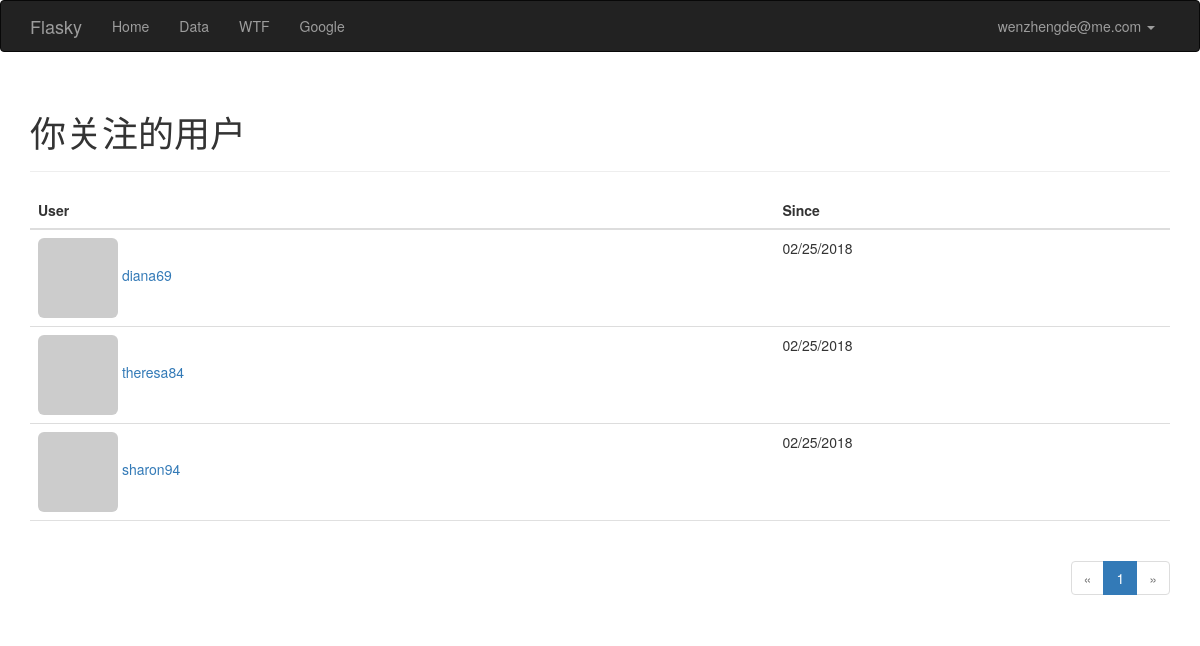
The page /followed-by/bbb (signed in) on the database its author committed.
### app/models.py (models this page shows, shortened)
class User(UserMixin,db.Model):
    __tablename__ = 'users'
    id = db.Column(db.Integer, primary_key=True)
    email = db.Column(db.String(64),unique=True,index=True)
    username = db.Column(db.String(64), unique=True, index=True)
    password_hash = db.Column(db.String(128))
    role_id = db.Column(db.Integer, db.ForeignKey('roles.id'))
    confirmed = db.Column(db.Boolean,default=False)
    name = db.Column(db.String(64))
    location = db.Column(db.String(64))
    about_me = db.Column(db.Text())
    member_since = db.Column(db.DateTime(),default=datetime.utcnow)
    last_seen = db.Column(db.DateTime(),default=datetime.utcnow)
    avatar_hash = db.Column(db.String(32))
    posts = db.relationship('Post',backref='author',lazy='dynamic')
    test1 = db.Column(db.String(32))
    followed = db.relationship('Follow',
                               foreign_keys=[Follow.follower_id],
                               backref=db.backref('follower',lazy='joined'),
                               lazy='dynamic',
                               cascade = 'all,delete-orphan')
    followers = db.relationship('Follow',
                               foreign_keys=[Follow.followed_id],
                               backref=db.backref('followed',lazy='joined'),
                               lazy='dynamic',
                               cascade='all,delete-orphan')
    def ping(self):
        self.last_seen = datetime.utcnow()
        db.session.add(self)
    @property
    def password(self):
        raise AttributeError('password is not a readable attribute')
    def gravatar(self,size=100,default='identicon',rating='g'):
        if request.is_secure:
            url = 'https://secure.gravatar.com/avatar'
        else:
            url = 'http://www.gravatar.com/avatar'
        hash = self.avatar_hash
        return '{url}/{hash}?s={size}&d={default}&r={rating}'.format(url=url,hash=hash,size=size,default=default,rating=rating)

class Follow(db.Model):
    __tablename__ = 'follows'
    follower_id = db.Column(db.Integer,db.ForeignKey('users.id'),
                            primary_key=True)
    followed_id = db.Column(db.Integer,db.ForeignKey('users.id'),
                            primary_key=True)
    timestamp = db.Column(db.DateTime,default=datetime.utcnow)

### app/main/views.py (the view)
@main.route('/followed-by/<username>')
def followed_by(username):
    user = User.query.filter_by(username=username).first()
    if user is None:
        flash('用户信息有误，返回主页')
        return redirect(url_for('.index'))
    page = request.args.get('page',1,type=int)
    pagination = user.followed.paginate(
        page,per_page=current_app.config['FLASKY_FOLLOWERS_PER_PAGE'],
        error_out=False
    )
    follows = [{'user': item.followed,'timestamp':item.timestamp}
               for item in pagination.items]
    return render_template('followers.html',user=user,title="你关注的用户",
                           endpoint='.followed_by',pagination=pagination,follows=follows)

### app/auth/views.py (called while the page is built)
@auth.before_app_request
def before_request():
    if current_user.is_authenticated:
        current_user.ping()
        if not current_user.confirmed and request.endpoint[:5] !='auth.':
            return  redirect(url_for('auth.unconfirmed'))

### app/main/__init__.py (called while the page is built)
@main.app_context_processor
def inject_permissions():
    return dict(Permission=Permission)

### app/models.py (called while the page is built)
@login_manager.user_loader
def load_user(user_id):
    return User.query.get(int(user_id))

### app/templates/followers.html (shortened to what this page needs)
{% extends "base.html" %}
{% import "_macros.html" as macros %}
{% block page_content %}
<div class="page-header">
    <h1>{{ title }}</h1>
</div>
<table class="table table-hover followers">
    <thead><tr><th>User</th><th>Since</th></tr></thead>
    {% for follow in follows %}
        {% if follow.user != user %}
    <tr>
        <td>
            <a href="{{ url_for('.user', username = follow.user.username) }}">
                <img class="img-rounded" src="{{ follow.user.gravatar(size=32) }}">
                {{ follow.user.username }}
            </a>
        </td>
        <td>{{ moment(follow.timestamp).format('L') }}</td>
    </tr>
        {% endif %}
    {% endfor %}
</table>
<div class="pagination">
    {{ macros.pagination_widget(pagination, endpoint, username = user.username) }}
</div>
{% endblock %}

### app/templates/base.html (shortened to what this page needs)
{% extends "bootstrap/base.html" %}
{% block head %}
{{ super() }}
    <link rel="stylesheet" type="text/css" href="{{ url_for('static', filename='styles.css') }}">
{% endblock %}
{% block navbar %}
<div class="navbar navbar-inverse" role="navigation">
    <div class="container">
        <div class="navbar-header">
            <a class="navbar-brand" href="/">Flasky</a>
        </div>
        <div class="navbar-collapse collapse">
            <ul class="nav navbar-nav">
                <li><a href="/">Home</a></li>
                <li><a href="/data">Data</a></li>
                <li><a href="/wtf">WTF</a></li>
                <li><a href="/redirect">Google</a></li>
            </ul>
            <ul class="nav navbar-nav navbar-right">
                {% if current_user.is_authenticated %}
                    <li class="dropdown">
                        <a href="#" class="dropdown-toggle" data-toggle="dropdown">{{ current_user.email }} <b class="caret"></b></a>
                    </li>
                {% else %}
                    <li><a href="{{ url_for('auth.login') }}">登陆</a></li>
                {% endif %}
        </div>
    </div>
</div>
{% endblock %}
{% block content %}
<div class="container">
    {% block page_content %}{% endblock %}
</div>
{% endblock %}

### app/static/styles.css (style rules this page uses)
div.pagination { width: 100%; text-align: right; padding: 0px; margin: 0px; }
.table.followers tr { border-bottom: 1px solid #e0e0e0; }

### rows shown on the page
User: email "wenzhengde@me.com"
User: user.username "diana69"
Follow: timestamp "02/25/2018"
User: user.username "theresa84"
Follow: timestamp "02/25/2018"
User: user.username "sharon94"
Follow: timestamp "02/25/2018"

### other values the page prints
{{ title }} "你关注的用户"
{{ p }} "1"
